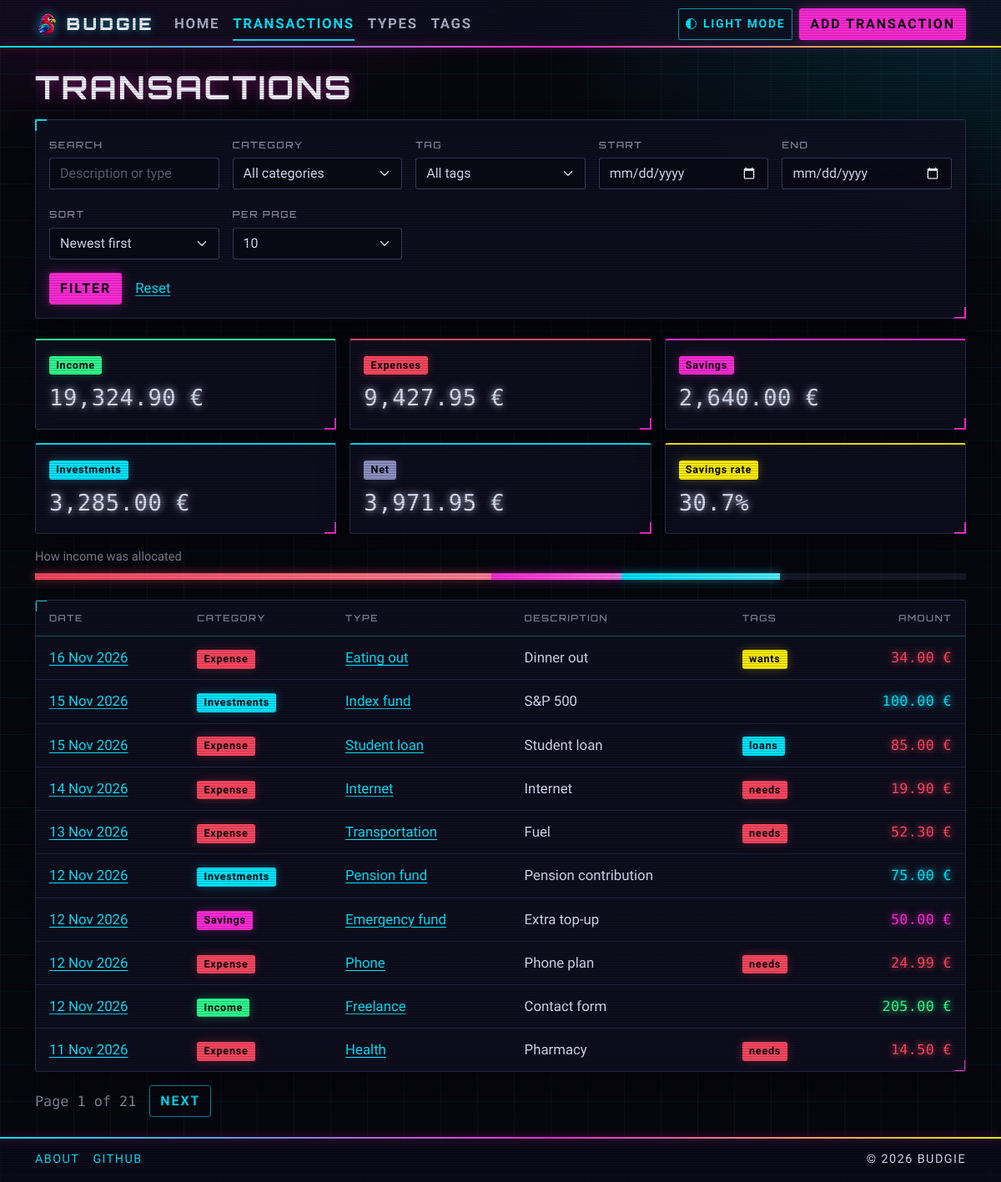
Screenshot of /transactions/ with the database file from the repository.
### transactions/models.py (models this page shows, shortened)
class Transaction(TimeStampMixin):
    type = models.ForeignKey(
        "categories.Type",
        on_delete=models.RESTRICT,
        related_name="transactions",
    )
    tags = models.ManyToManyField(
        "tags.Tag",
        blank=True,
        related_name="transactions",
    )
    amount = models.DecimalField(
        max_digits=10,
        decimal_places=2,
        validators=[MinValueValidator(Decimal("0.01"))],
    )
    description = models.CharField(max_length=200, blank=True, default="")
    date = models.DateField(
        default=date.today,
        validators=[validate_not_in_future],
        db_index=True,
    )
    objects = TransactionQuerySet.as_manager()
    class Meta:
        ordering = ["-date", "-created_at"]
        verbose_name = "transaction"
        verbose_name_plural = "transactions"
    @property
    def category(self) -> Category:
        return self.type.category_choice
    def get_absolute_url(self) -> str:
        return reverse("transactions:detail", kwargs={"pk": self.pk})

### categories/models.py (models this page shows, shortened)
class Type(TimeStampMixin):
    category = models.CharField(max_length=20, choices=Category.choices)
    name = models.CharField(
        max_length=40,
        validators=[
            MinLengthValidator(2, message="Name must be at least 2 characters."),
        ],
    )
    class Meta:
        ordering = ["category", "name"]
        unique_together = [("category", "name")]
        verbose_name = "type"
        verbose_name_plural = "types"
    @property
    def category_choice(self) -> Category:
        return Category(self.category)
    def get_absolute_url(self) -> str:
        return reverse("types:detail", kwargs={"pk": self.pk})

### tags/models.py (models this page shows)
class Tag(TimeStampMixin):
    name = models.CharField(
        max_length=30,
        unique=True,
        validators=[
            MinLengthValidator(2),
            RegexValidator(
                regex=r"^[a-z0-9]+(?:-[a-z0-9]+)*$",
                message='Use lowercase letters, digits and single hyphens, e.g. "summer-trip".',
            ),
        ],
    )
    color = models.CharField(
        max_length=20,
        choices=TagColor.choices,
        default=TagColor.SECONDARY,
    )
    class Meta:
        ordering = ["name"]
    def __str__(self) -> str:
        return self.name
    def get_absolute_url(self) -> str:
        return reverse("tags:detail", kwargs={"pk": self.pk})

### transactions/views.py (the view)
# urls.py: path("", TransactionListView.as_view(), name="list"),
class TransactionListView(ListView):
    model = Transaction
    paginate_by = 10
    context_object_name = "transactions"
    def get_paginate_by(self, queryset: TransactionQuerySet) -> int:
        per_page = self.filter_form.cleaned_data.get("per_page")
        if per_page in TransactionPageSize.values:
            return per_page
        return TransactionPageSize.TEN
    def get_queryset(self) -> TransactionQuerySet:
        data = self.request.GET.copy()
        if not data.get("per_page"):
            data["per_page"] = str(TransactionPageSize.TEN)
        self.filter_form = TransactionFilterForm(data)
        queryset = Transaction.objects.with_related()
        if not self.filter_form.is_valid():
            return queryset
        cleaned = self.filter_form.cleaned_data
        return (
            queryset.search(cleaned["q"])
            .in_category(cleaned["category"])
            .with_tag(cleaned["tag"])
            .between(cleaned["start"], cleaned["end"])
            .order_by(cleaned["sort"] or "-date", "-pk")
        )
    def get_context_data(self, **kwargs: Any) -> dict[str, Any]:
        context = super().get_context_data(**kwargs)
        context["filter_form"] = self.filter_form
        context["totals"] = self.object_list.totals()
        return context

### categories/choices.py (called while the page is built)
    @property
    def badge_color(self) -> str:
        colors = {
            Category.INCOME: "success",
            Category.EXPENSE: "danger",
            Category.SAVINGS: "primary",
            Category.INVESTMENTS: "info",
        }
        return colors[self]

### common/context_processors.py (called while the page is built)
def theme(request: HttpRequest) -> dict[str, str]:
    current = request.COOKIES.get(THEME_COOKIE, DEFAULT_THEME)
    if current not in THEMES:
        current = DEFAULT_THEME
    other = "light" if current == "dark" else "dark"
    return {"theme": current, "other_theme": other}

### common/templatetags/budgie_tags.py (called while the page is built)
@register.filter
def money(value: object) -> str:
    try:
        amount = Decimal(str(value))
    except (InvalidOperation, TypeError):
        return ""
    return f"{amount:,.2f} {CURRENCY_SYMBOL}"

@register.inclusion_tag("partials/totals_cards.html")
def totals_cards(totals: object) -> dict[str, object]:
    return {"totals": totals}

### transactions/forms.py (called while the page is built)
    def clean(self) -> dict[str, object]:
        cleaned_data = super().clean()
        start = cleaned_data.get("start")
        end = cleaned_data.get("end")
        if start and end and start > end:
            raise ValidationError("Start date must be on or before the end date.")
        return cleaned_data

### transactions/querysets.py (called while the page is built)
    def with_related(self) -> Self:
        return self.select_related("type").prefetch_related("tags")

    def search(self, text: str) -> Self:
        if not text:
            return self
        return self.filter(
            Q(description__icontains=text) | Q(type__name__icontains=text)
        )

    def in_category(self, category: str) -> Self:
        if not category:
            return self
        return self.filter(type__category=category)

    def with_tag(self, tag: Tag | None) -> Self:
        if not tag:
            return self
        return self.filter(tags=tag)

    def between(self, start: date | None, end: date | None) -> Self:
        if start:
            self = self.filter(date__gte=start)
        if end:
            self = self.filter(date__lte=end)
        return self

    def totals_by_category(self) -> dict[str, Decimal]:
        grouped = (
            self.order_by()
            .values("type__category")
            .annotate(total=Sum("amount"))
        )
        totals = {category.value: Decimal("0.00") for category in Category}
        for row in grouped:
            totals[row["type__category"]] = row["total"]
        return totals

    def totals(self) -> CategoryTotals:
        return CategoryTotals(self.totals_by_category())

### templates/transactions/transaction_list.html (shortened to what this page needs)
{% extends "base.html" %}
{% load budgie_tags %}
{% block content %}
    <h1 class="mb-3">Transactions</h1>
    <section class="card page-card mb-4">
        <div class="card-body">
            <form method="get">
                <div class="filter-grid">
                    {% include "partials/form_fields.html" with form=filter_form %}
                </div>
                <div class="d-flex flex-wrap align-items-center gap-3">
                    <button class="btn btn-primary" type="submit">Filter</button>
                    <a href="{% url 'transactions:list' %}">Reset</a>
                </div>
            </form>
        </div>
    </section>
    {% totals_cards totals %}
    {% if transactions %}
        {% include "partials/transactions_table.html" %}
    {% else %}
        {% include "partials/empty_state.html" with message="No transactions found." %}
    {% endif %}
    {% include "partials/pagination.html" %}
{% endblock %}

### templates/partials/transactions_table.html
{% load budgie_tags %}
<section class="card page-card table-panel mb-3">
    <div class="table-responsive">
        <table class="table">
            <thead>
                <tr>
                    <th>Date</th>
                    <th>Category</th>
                    <th>Type</th>
                    <th>Description</th>
                    <th>Tags</th>
                    <th class="text-end">Amount</th>
                </tr>
            </thead>
            <tbody>
                {% for transaction in transactions %}
                    <tr>
                        <td class="text-nowrap"><a href="{{ transaction.get_absolute_url }}">{{ transaction.date|date:"d M Y" }}</a></td>
                        <td>
                            <span class="badge text-bg-{{ transaction.category.badge_color }}">{{ transaction.category.label }}</span>
                        </td>
                        <td>
                            <a href="{{ transaction.type.get_absolute_url }}">{{ transaction.type.name }}</a>
                        </td>
                        <td>{{ transaction.description|truncatechars:40|default:"-" }}</td>
                        <td>{% include "partials/tag_badges.html" with tags=transaction.tags.all %}</td>
                        <td class="text-end text-nowrap amount text-{{ transaction.category.badge_color }}">{{ transaction.amount|money }}</td>
                    </tr>
                {% endfor %}
            </tbody>
        </table>
    </div>
</section>

### templates/partials/tag_badges.html
{% if tags %}
    {% for tag in tags %}
        <a class="badge text-bg-{{ tag.color }}" href="{{ tag.get_absolute_url }}">{{ tag.name }}</a>
    {% endfor %}
{% elif tag %}
    <a class="badge text-bg-{{ tag.color }}" href="{{ tag.get_absolute_url }}">{{ tag.name }}</a>
{% endif %}

### static/css/theme.css (style rules this page uses)
:root { --cp-font-display: "Orbitron", "Segoe UI", sans-serif; --cp-font-body: "Rajdhani", "Segoe UI", sans-serif; --cp-font-mono: "Share Tech Mono", ui-monospace, monospace; --bs-body-font-family: var(--cp-font-body); --bs-body-font-size: 1.05rem; --bs-body-font-weight: 500; --bs-border-radius: 3px; --bs-border-radius-sm: 2px; --bs-border-radius-lg: 4px; --bs-border-radius-xl: 6px; }
:root[data-bs-theme="dark"] { --cp-cyan-rgb: 0, 229, 255; --cp-magenta-rgb: 255, 43, 214; --cp-yellow-rgb: 252, 238, 10; --cp-surface-rgb: 16, 16, 34; --cp-input-rgb: 8, 8, 20; --cp-line-rgb: 120, 130, 200; --cp-grid-rgb: 0, 229, 255; --cp-on-accent: #07070d; --cp-on-warning: #07070d; --cp-glow: 0.5; --cp-scanline: rgba(0, 0, 0, 0.2); --cp-heading-shadow: 0 0 14px rgba(255, 43, 214, 0.45); --cp-text-glow: 0 0 8px currentColor; --cp-card-shadow: 0 14px 34px rgba(0, 0, 0, 0.45); --bs-body-bg: #07070f; --bs-body-bg-rgb: 7, 7, 15; --bs-body-color: #d9dcf2; --bs-body-color-rgb: 217, 220, 242; --bs-emphasis-color: #ffffff; --bs-heading-color: #f2f3ff; --bs-secondary-color: rgba(217, 220, 242, 0.62); --bs-border-color: rgba(120, 130, 200, 0.3); --bs-link-color: #00e5ff; --bs-link-color-rgb: 0, 229, 255; --bs-link-hover-color: #ff2bd6; --bs-link-hover-color-rgb: 255, 43, 214; --bs-primary: #ff2bd6; --bs-primary-rgb: 255, 43, 214; --bs-secondary: #8b90c0; --bs-secondary-rgb: 139, 144, 192; --bs-success: #2dff8f; --bs-success-rgb: 45, 255, 143; --bs-info: #00e5ff; --bs-info-rgb: 0, 229, 255; --bs-warning: #fcee0a; --bs-warning-rgb: 252, 238, 10; --bs-danger: #ff4760; --bs-danger-rgb: 255, 71, 96; --bs-dark: #23233a; --bs-dark-rgb: 35, 35, 58; --bs-form-invalid-color: #ff4760; --bs-form-invalid-border-color: #ff4760; }

### static/css/layout.css (style rules this page uses)
html { scrollbar-color: rgba(var(--cp-magenta-rgb), 0.6) transparent; }
body { background-color: var(--bs-body-bg); background-image: radial-gradient(60rem 30rem at 8% -12%, rgba(var(--cp-magenta-rgb), calc(var(--cp-glow) * 0.35)), transparent 70%), radial-gradient(50rem 28rem at 100% 0%, rgba(var(--cp-cyan-rgb), calc(var(--cp-glow) * 0.3)), transparent 70%), linear-gradient(rgba(var(--cp-grid-rgb), 0.05) 1px, transparent 1px), linear-gradient(90deg, rgba(var(--cp-grid-rgb), 0.05) 1px, transparent 1px); background-size: auto, auto, 44px 44px, 44px 44px; background-attachment: fixed; }
body::before { content: ""; position: fixed; inset: 0; z-index: 2000; pointer-events: none; background: repeating-linear-gradient(to bottom, var(--cp-scanline) 0 1px, transparent 1px 3px); }
h1, h2, h3, h4, h5, h6, .h1, .h2, .h3, .h4, .h5, .h6 { font-family: var(--cp-font-display); font-weight: 700; letter-spacing: 0.06em; text-transform: uppercase; }
h1, .h1 { font-size: clamp(1.6rem, 1.2rem + 1.6vw, 2.4rem); text-shadow: var(--cp-heading-shadow); }
a { text-underline-offset: 0.2em; text-decoration-thickness: 1px; transition: color 0.15s, text-shadow 0.15s; }
.amount { font-family: var(--cp-font-mono); font-variant-numeric: tabular-nums; font-weight: 400; letter-spacing: 0.02em; }

### rows the page displays
Tag: name "wants"
Tag: name "loans"
Tag: name "needs"

### other values shown
{{ field.label }} "SEARCH" "CATEGORY" "TAG" "START" "END" "SORT" "PER PAGE"
{{ totals.income|money }} "19,324.90 €"
{{ totals.expenses|money }} "9,427.95 €"
{{ totals.savings|money }} "2,640.00 €"
{{ totals.investments|money }} "3,285.00 €"
{{ totals.net|money }} "3,971.95 €"
{{ totals.savings_rate }} "30.7"
{{ page_obj.number }} "1"
{{ page_obj.paginator.num_pages }} "21"
